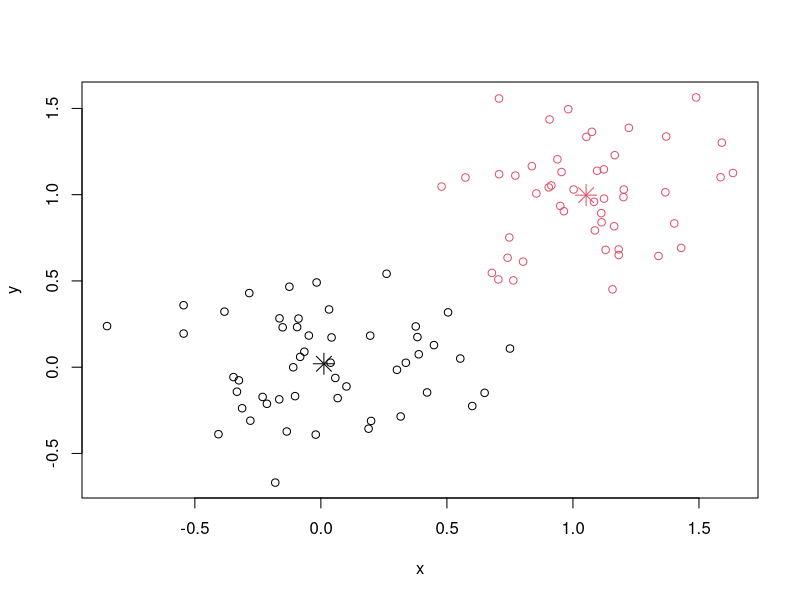
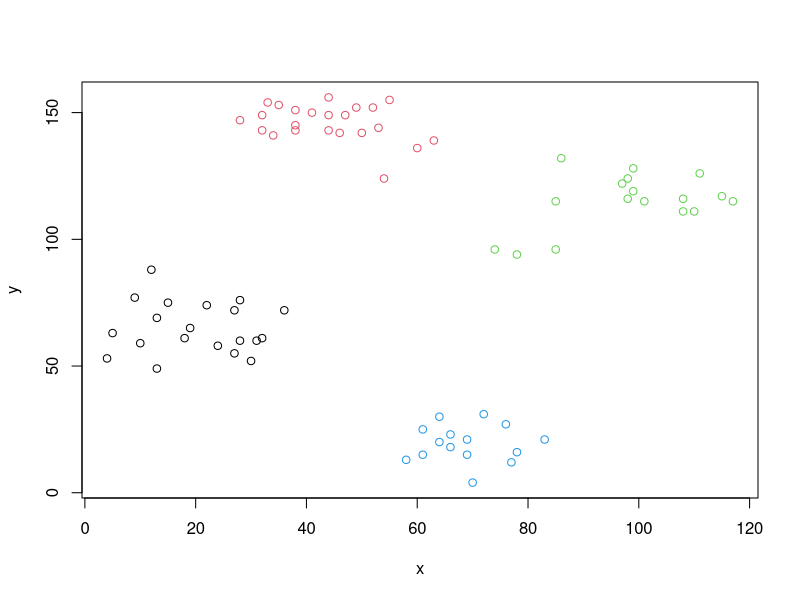
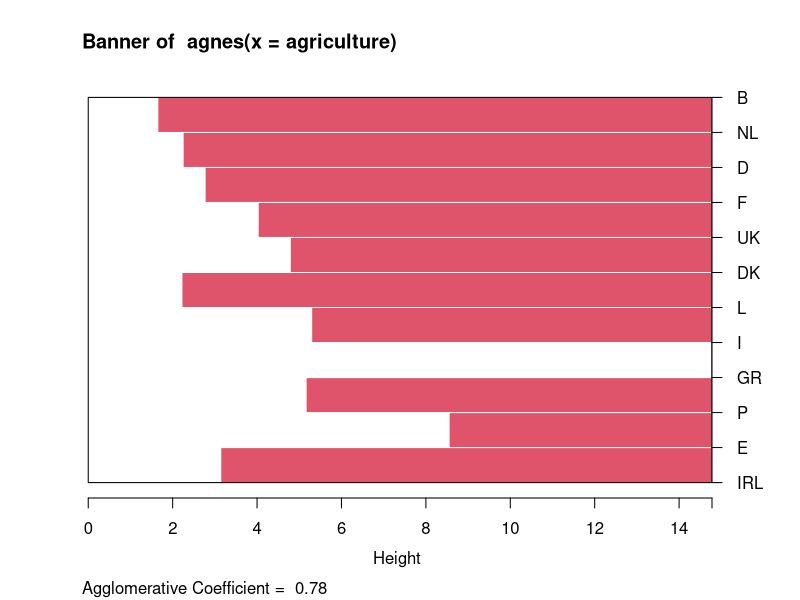
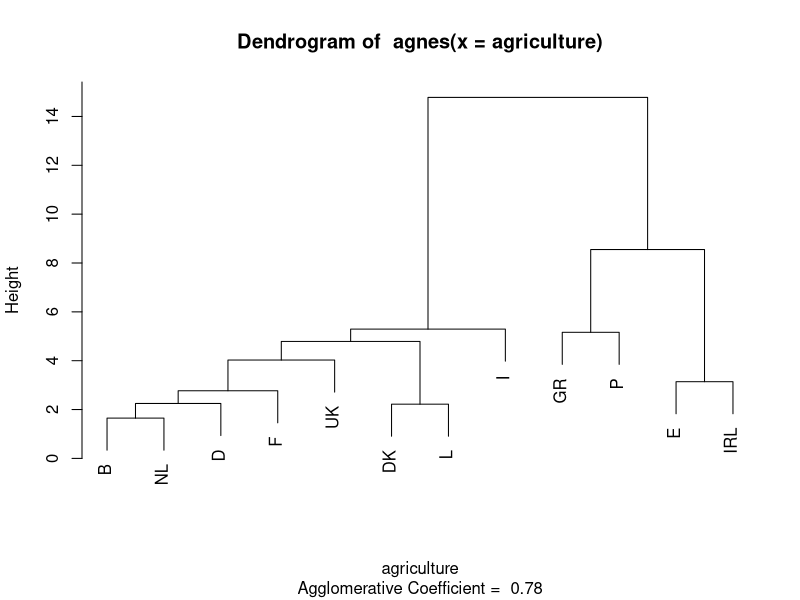

Generate these figures, in order, with R:
x <- rbind(matrix(rnorm(100, sd = 0.3), ncol = 2), matrix(rnorm(100, mean = 1, sd = 0.3), ncol = 2))
colnames(x) <- c("x", "y")
cl <- kmeans(x, 2)
plot(x, col = cl$cluster)
points(cl$centers, col = 1:2, pch = 8, cex=2)


library(cluster)
cl <- clara(ruspini, 4)
plot(ruspini, col = cl$clustering, xlab = "x", ylab = "y")


data(agriculture)
plot(agnes(agriculture))
